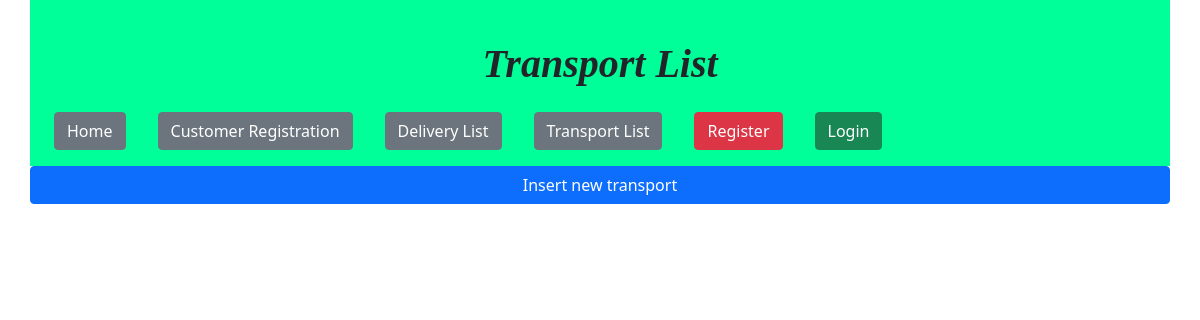
/affairs/transport/list, run on an earlier commit of the app's database.
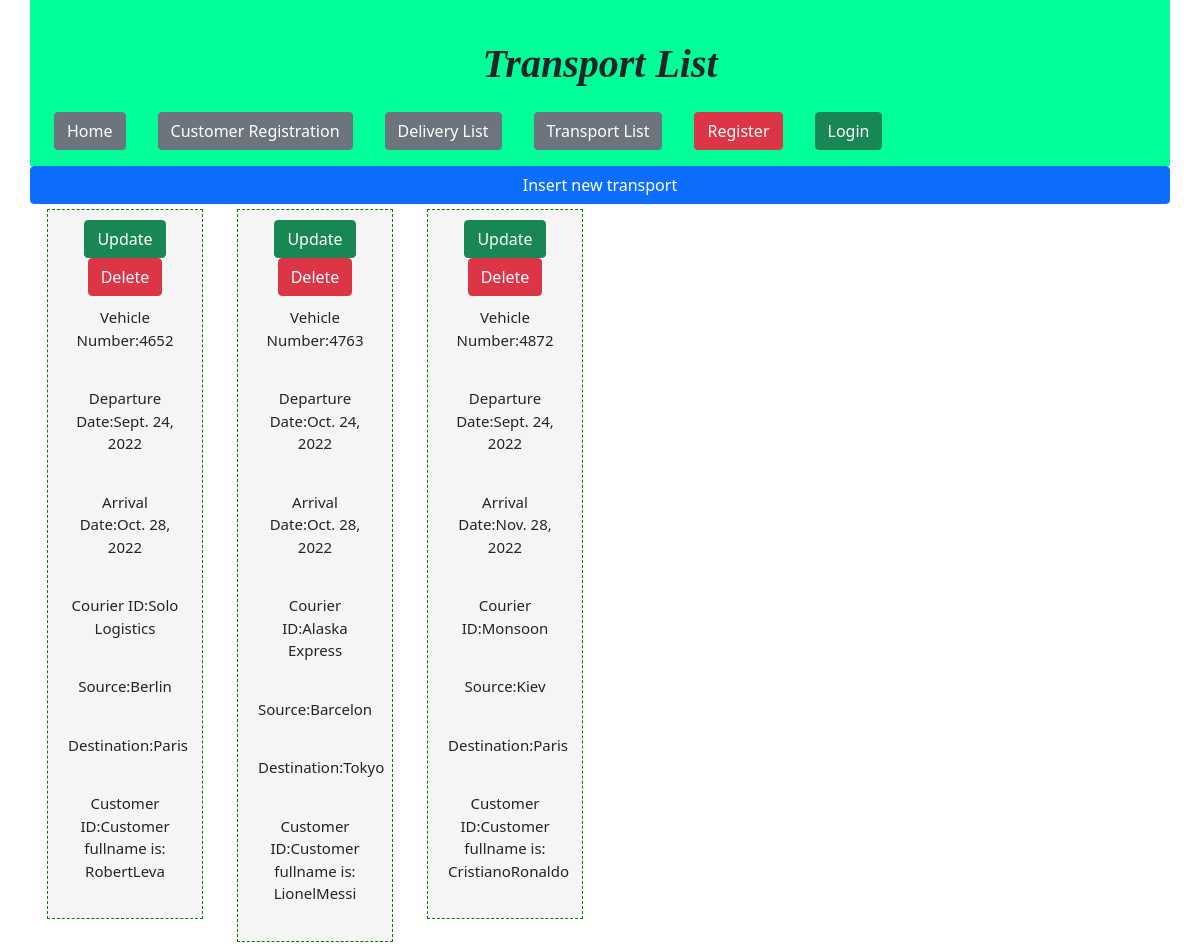
And on a later commit of the database.
### affairs/models.py (models this page shows)
class TransportModel(models.Model):
    departDate = models.DateField()
    arrivalDate = models.DateField()
    vehicleNo = models.CharField(max_length=100)
    courierId = models.ForeignKey("CourierModel",on_delete=models.PROTECT)
    source = models.CharField(max_length=100, null=True)
    destination = models.CharField(max_length=100, null= True)
    customerId = models.ForeignKey('CustomerModel',on_delete=models.PROTECT)

class CourierModel(models.Model):
    courierId = models.IntegerField(primary_key=True)
    cName = models.CharField(max_length=100)
    capacity = models.IntegerField()
    def __str__(self):
        return self.cName

class CustomerModel (models.Model):
    name = models.CharField(max_length=100)
    surname = models.CharField(max_length=100)
    identityNo = models.IntegerField()
    address = models.CharField(max_length=500)
    def __str__(self):
        return 'Customer fullname is: {}{}'.format(self.name,self.surname)

### affairs/views.py (the view)
# urls.py: path('transport/list',views.TransportListView),
def TransportListView(request):
    transports = TransportModel.objects.all()
    context = {
        'transports': transports
    }
    return render(request,'affairs/TransportList.html',context)

### affairs/templates/affairs/TransportList.html
{% extends "affairs/layout.html" %}
{% block titlepage %} Transport List {% endblock %}
{% block mainContent %}
    <a href="create" class="btn btn-primary">Insert new transport</a>
    {%for tr in transports%}
        <div class="col-md-2">
            <div class="timeBox">
                <a href="update/{{tr.id}}" class="btn btn-success">Update</a>
                <a href="delete/{{tr.id}}" class="btn btn-danger" onclick="return warning()">Delete</a>
                <p>Vehicle Number:{{tr.vehicleNo}}</p>
                <p>Departure Date:{{tr.departDate}}</p>
                <p>Arrival Date:{{tr.arrivalDate}}</p>
                <p>Courier ID:{{tr.courierId}}</p>
                <p>Source:{{tr.source}}</p>
                <p>Destination:{{tr.destination}}</p>
                <p>Customer ID:{{tr.customerId}}</p>
            </div>
        </div>
    {%endfor%}
{% endblock %}

### affairs/templates/affairs/layout.html (shortened to what this page needs)
{% load static %}
<!DOCTYPE html>
<html>
	<head>
		<link rel="stylesheet"	href="{% static 'affairs/css/fontawesome.css' %}" />
		<link rel="stylesheet" href="{% static 'affairs/css/style.css' %}" />
		<link rel="stylesheet" href="{% static 'affairs/css/bootstrap.css' %}" />
	</head>
	<body>
		<div class="container">
			<div class="row box" style="background-color: rgb(0, 255, 153) ;">
				<h1 style="font-family: Timenewroman; font-style: italic; font-weight: bold; ">{% block titlepage %} {% endblock %}</h1>
				<ul class="nav m-2">
					<li class="nav-link"><a class="btn btn-secondary" href="/affairs/index">Home </a></li>
					<li class="nav-link"><a class="btn btn-secondary" href="/affairs/customer/create">Customer Registration</a>	</li>
					<li class="nav-link"><a class="btn btn-secondary" href="/affairs/delivery/list">Delivery List</a> </li>
					<li class="nav-link"><a class="btn btn-secondary" href="/affairs/transport/list">Transport List</a> </li>
					{% if user.is_authenticated %}
					<li class="nav-link"><a class="btn btn-secondary" href="/accounts/profile">Profile</a>
						<a class="btn btn-danger" href="/accounts/logout">Logout</a></li>
					<li class="nav-link">
						<div class="dropdown">
							<button class="btn btn-primary">Administration</button>
							<div class="dropdown-content">
								<a href="/affairs/customer/list" class="btn btn-secondary">Customer List</a>
								<a href="/affairs/courier/list" class="btn btn-secondary">Courier List</a>
							</div>
						</div>
					</li>
					{% else %}
					<li class="nav-link"><a class="btn btn-danger" href="/accounts/profileRegister">Register</a></li>
					<li class="nav-link"><a class="btn btn-success" href="/accounts/login">Login</a></li>
					{% endif %}
				</ul>
			</div>
			<div class="row">{% block mainContent %} {% endblock %}</div>
		</div>
	</body>
</html>

### affairs/static/affairs/css/style.css (style rules this page uses)
body { font-family: Vazir; }
.box { background-color: mediumturquoise; padding-top: 40px; text-align: center; }
.imageBox, .timeBox { margin: 5px; background-color: whitesmoke; text-align: center; font-size: 15px; border: 1px dashed green; padding: 10px; }
.timeBox { margin: 5px; background-color: whitesmoke; font-size: 15px; border: 1px dashed green; padding: 10px; text-align: center; }
p { padding: 10px; }

What changed in the data, as far as the page shows it:
added TransportModel: vehicleNo "4652", departDate "Sept. 24, 2022", arrivalDate "Oct. 28, 2022", courierId "Solo Logistics", source "Berlin", destination "Paris", customerId "Customer fullname is: RobertLeva"
added TransportModel: vehicleNo "4763", departDate "Oct. 24, 2022", arrivalDate "Oct. 28, 2022", courierId "Alaska Express", source "Barcelon", destination "Tokyo", customerId "Customer fullname is: LionelMessi"
added TransportModel: vehicleNo "4872", departDate "Sept. 24, 2022", arrivalDate "Nov. 28, 2022", courierId "Monsoon", source "Kiev", destination "Paris", customerId "Customer fullname is: CristianoRonaldo"
